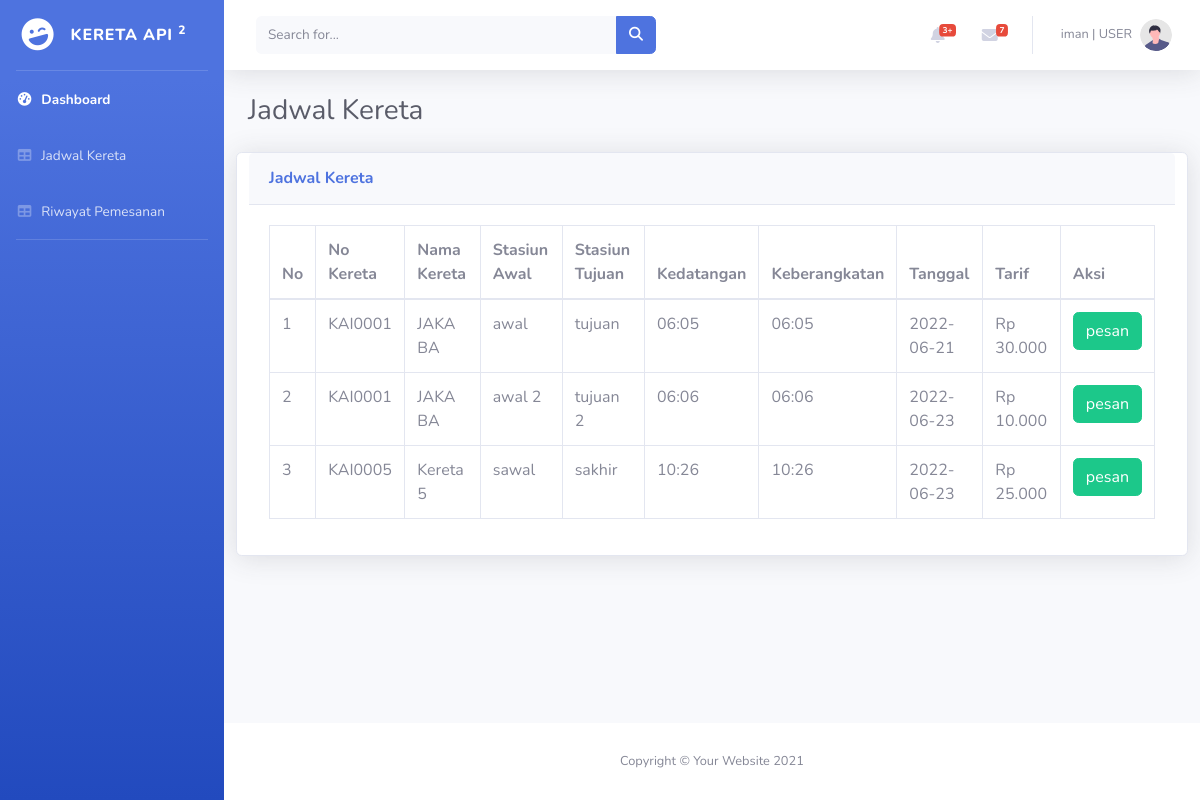
/index.php?menu=jadwal (signed in), run on the app's committed database.
### tables this page shows
CREATE TABLE `jadwal` (
  `id_jadwal` int(11) NOT NULL,
  `id_kereta` char(10) NOT NULL,
  `stasiun_awal` varchar(30) NOT NULL,
  `stasiun_tujuan` varchar(30) NOT NULL,
  `kedatangan` char(5) NOT NULL,
  `keberangkatan` char(5) NOT NULL,
  `harga_tiket` int(11) NOT NULL,
  `tgl_berangkat` date DEFAULT NULL
);

CREATE TABLE `kereta` (
  `id_kereta` char(10) NOT NULL,
  `nama_kereta` varchar(30) NOT NULL,
  `gerbong` int(11) NOT NULL
);

### jadwal_kereta.php (the view, shortened to what this page needs)
<div class="d-sm-flex align-items-center justify-content-between mb-4">
    <h1 class="h3 mb-0 text-gray-800">Jadwal Kereta</h1>
</div>
<div class="row">
    <div class="card shadow col-12">
        <div class="card-header py-3">
            <h6 class="m-0 font-weight-bold text-primary">Jadwal Kereta</h6>
        </div>
        <div class="card-body">
            <div class="table-responsive">
                <table class="table table-bordered" id="dataTable" width="100%" cellspacing="0">
                    <thead>
                        <tr>
                            <th>No</th>
                            <th>No Kereta</th>
                            <th>Nama Kereta</th>
                            <th>Stasiun Awal</th>
                            <th>Stasiun Tujuan</th>
                            <th>Kedatangan</th>
                            <th>Keberangkatan</th>
                            <th>Tanggal</th>
                            <th>Tarif</th>
                            <th>Aksi</th>
                        </tr>
                    </thead>
                    <tbody>
                        <?php
                        $no = 1;
                        $query = "SELECT jadwal.*, kereta.nama_kereta
                                        FROM jadwal join kereta ON jadwal.id_kereta = kereta.id_kereta";
                        $result = mysqli_query($koneksi, $query);
                        foreach ($result as $rs) :
                        ?>
                            <tr>
                                <td><?= $no++; ?></td>
                                <td><?= $rs['id_kereta'] ?></td>
                                <td><?= $rs['nama_kereta'] ?></td>
                                <td><?= $rs['stasiun_awal'] ?></td>
                                <td><?= $rs['stasiun_tujuan'] ?></td>
                                <td><?= $rs['kedatangan'] ?></td>
                                <td><?= $rs['keberangkatan'] ?></td>
                                <td><?= $rs['tgl_berangkat'] ?></td>
                                <td><?= 'Rp ' . number_format($rs['harga_tiket'], 0, ',', '.') ?></td>
                                <td class="text-center">
                                    <?php if ($_SESSION['level'] == 'ADMIN') { ?>
                                        <a href="admin.php?menu=edit_jadwal&id=<?= $rs['id_jadwal']; ?>" class="btn btn-sm btn-warning mr-2">Edit</a>
                                        <a href="proses_pesan.php?option=hapusjadwal&id=<?= $rs['id_jadwal']; ?>" class="btn btn-sm btn-danger" onclick="return confirm('Yakin akan menghapus data ini ?')">Delete</a>
                                    <?php } else { ?>
                                        <a href="index.php?menu=pesan&id_kereta=<?= $rs['id_kereta'] ?>&id_jadwal=<?= $rs['id_jadwal'] ?>" class="btn btn-success">pesan</a>
                                    <?php } ?>
                                </td>
                            </tr>
                        <?php endforeach; ?>
                    </tbody>
                </table>
            </div>
        </div>
    </div>
</div>

### data on the page
jadwal: id_kereta "KAI0001", id_kereta.nama_kereta "JAKA BA", stasiun_awal "awal", stasiun_tujuan "tujuan", kedatangan "06:05", keberangkatan "06:05", tgl_berangkat "2022-06-21", harga_tiket "30.000"
jadwal: id_kereta "KAI0001", id_kereta.nama_kereta "JAKA BA", stasiun_awal "awal 2", stasiun_tujuan "tujuan 2", kedatangan "06:06", keberangkatan "06:06", tgl_berangkat "2022-06-23", harga_tiket "10.000"
jadwal: id_kereta "KAI0005", id_kereta.nama_kereta "Kereta 5", stasiun_awal "sawal", stasiun_tujuan "sakhir", kedatangan "10:26", keberangkatan "10:26", tgl_berangkat "2022-06-23", harga_tiket "25.000"

### other printed values
$_SESSION['username'] "iman"
$_SESSION['level'] "USER"
